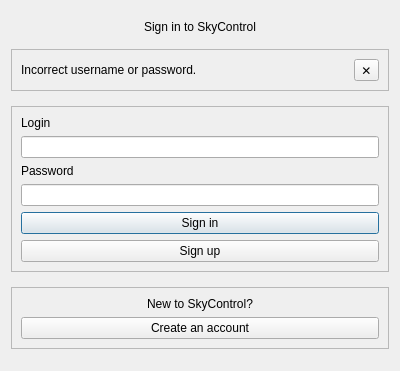
<?xml version="1.0" encoding="UTF-8"?>
<ui version="4.0">
 <class>Authorization</class>
 <widget class="QDialog" name="Authorization">
  <property name="geometry">
   <rect>
    <x>0</x>
    <y>0</y>
    <width>400</width>
    <height>371</height>
   </rect>
  </property>
  <property name="windowTitle">
   <string>Dialog</string>
  </property>
  <layout class="QVBoxLayout" name="verticalLayout" stretch="0,1,1,1">
   <item>
    <widget class="QLabel" name="label_welcome">
     <property name="sizePolicy">
      <sizepolicy hsizetype="Expanding" vsizetype="Fixed">
       <horstretch>50</horstretch>
       <verstretch>40</verstretch>
      </sizepolicy>
     </property>
     <property name="minimumSize">
      <size>
       <width>0</width>
       <height>0</height>
      </size>
     </property>
     <property name="text">
      <string>Sign in to SkyControl</string>
     </property>
     <property name="alignment">
      <set>Qt::AlignCenter</set>
     </property>
    </widget>
   </item>
   <item>
    <widget class="QFrame" name="frame_error">
     <property name="sizePolicy">
      <sizepolicy hsizetype="Preferred" vsizetype="Fixed">
       <horstretch>0</horstretch>
       <verstretch>0</verstretch>
      </sizepolicy>
     </property>
     <property name="frameShape">
      <enum>QFrame::StyledPanel</enum>
     </property>
     <property name="frameShadow">
      <enum>QFrame::Raised</enum>
     </property>
     <layout class="QHBoxLayout" name="horizontalLayout">
      <item>
       <widget class="QLabel" name="label_error">
        <property name="text">
         <string>Incorrect username or password.</string>
        </property>
       </widget>
      </item>
      <item>
       <widget class="QToolButton" name="toolButton_hideError">
        <property name="text">
         <string>✕</string>
        </property>
       </widget>
      </item>
     </layout>
    </widget>
   </item>
   <item>
    <widget class="QFrame" name="frame_signIn">
     <property name="sizePolicy">
      <sizepolicy hsizetype="Preferred" vsizetype="Fixed">
       <horstretch>0</horstretch>
       <verstretch>0</verstretch>
      </sizepolicy>
     </property>
     <property name="frameShape">
      <enum>QFrame::StyledPanel</enum>
     </property>
     <property name="frameShadow">
      <enum>QFrame::Raised</enum>
     </property>
     <layout class="QVBoxLayout" name="verticalLayout_3">
      <item>
       <widget class="QLabel" name="label_login">
        <property name="sizePolicy">
         <sizepolicy hsizetype="Expanding" vsizetype="Fixed">
          <horstretch>0</horstretch>
          <verstretch>10</verstretch>
         </sizepolicy>
        </property>
        <property name="text">
         <string>Login</string>
        </property>
        <property name="alignment">
         <set>Qt::AlignBottom|Qt::AlignLeading|Qt::AlignLeft</set>
        </property>
       </widget>
      </item>
      <item>
       <widget class="QLineEdit" name="lineEdit_login"/>
      </item>
      <item>
       <widget class="QLabel" name="label_password">
        <property name="sizePolicy">
         <sizepolicy hsizetype="Expanding" vsizetype="Fixed">
          <horstretch>0</horstretch>
          <verstretch>10</verstretch>
         </sizepolicy>
        </property>
        <property name="text">
         <string>Password</string>
        </property>
        <property name="alignment">
         <set>Qt::AlignBottom|Qt::AlignLeading|Qt::AlignLeft</set>
        </property>
       </widget>
      </item>
      <item>
       <widget class="QLineEdit" name="lineEdit_password"/>
      </item>
      <item>
       <widget class="QPushButton" name="pushButton_signIn">
        <property name="text">
         <string>Sign in</string>
        </property>
       </widget>
      </item>
      <item>
       <widget class="QPushButton" name="pushButton_signUp">
        <property name="text">
         <string>Sign up</string>
        </property>
       </widget>
      </item>
     </layout>
    </widget>
   </item>
   <item>
    <widget class="QFrame" name="frame_createAccount">
     <property name="sizePolicy">
      <sizepolicy hsizetype="Preferred" vsizetype="Fixed">
       <horstretch>0</horstretch>
       <verstretch>60</verstretch>
      </sizepolicy>
     </property>
     <property name="frameShape">
      <enum>QFrame::StyledPanel</enum>
     </property>
     <property name="frameShadow">
      <enum>QFrame::Raised</enum>
     </property>
     <layout class="QVBoxLayout" name="verticalLayout_2">
      <item>
       <widget class="QLabel" name="label_createAccount">
        <property name="sizePolicy">
         <sizepolicy hsizetype="Preferred" vsizetype="Fixed">
          <horstretch>0</horstretch>
          <verstretch>12</verstretch>
         </sizepolicy>
        </property>
        <property name="text">
         <string>New to SkyControl?</string>
        </property>
        <property name="alignment">
         <set>Qt::AlignCenter</set>
        </property>
       </widget>
      </item>
      <item>
       <widget class="QPushButton" name="pushButton_createAccount">
        <property name="text">
         <string>Create an account</string>
        </property>
       </widget>
      </item>
     </layout>
    </widget>
   </item>
  </layout>
 </widget>
 <resources/>
 <connections/>
</ui>
